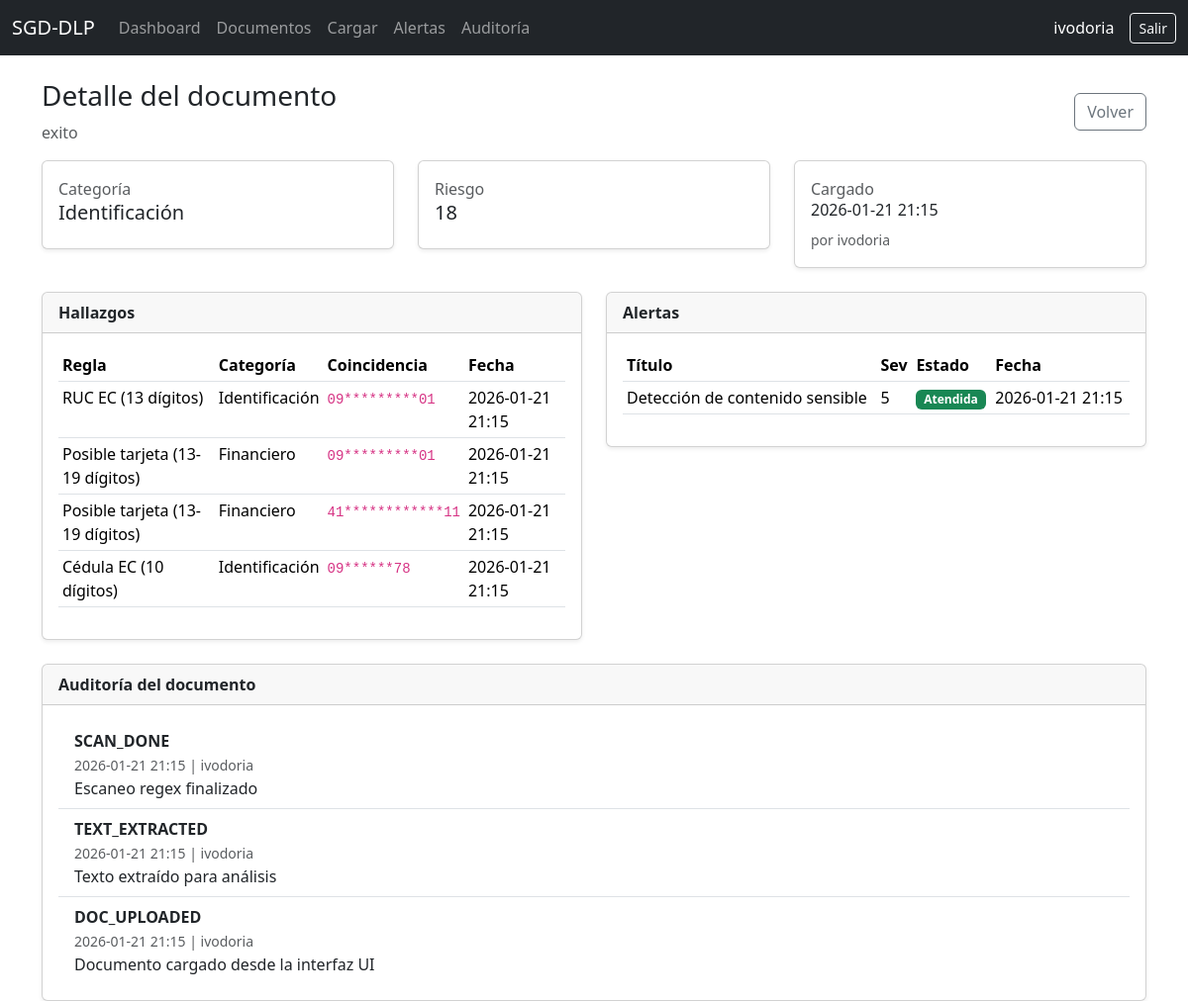
The page /documents/2/ (signed in) on the database its author committed.
### documents/models.py (models this page shows, shortened)
class Document(models.Model):
    original_name = models.CharField(max_length=255)
    file = models.FileField(upload_to="docs/")
    uploaded_by = models.ForeignKey(settings.AUTH_USER_MODEL, on_delete=models.PROTECT)
    uploaded_at = models.DateTimeField(auto_now_add=True)
    extracted_text = models.TextField(blank=True)  # para MVP; en prod podrías no guardarlo
    classified_category = models.ForeignKey(
        Category, null=True, blank=True, on_delete=models.SET_NULL, related_name="documents"
    )
    risk_score = models.PositiveSmallIntegerField(default=0)

class Finding(models.Model):
    document = models.ForeignKey(Document, on_delete=models.CASCADE, related_name="findings")
    rule = models.ForeignKey(RegexRule, on_delete=models.PROTECT)
    category = models.ForeignKey(Category, on_delete=models.PROTECT)
    match_text = models.CharField(max_length=200)
    start_index = models.IntegerField()
    end_index = models.IntegerField()
    created_at = models.DateTimeField(auto_now_add=True)
    class Meta:
        permissions = [
            ("view_sensitive_finding", "Puede ver coincidencias completas (sin enmascarar)"),
        ]

### policies/models.py (models this page shows, shortened)
class Category(models.Model):
    name = models.CharField(max_length=120, unique=True)
    description = models.TextField(blank=True)

class RegexRule(models.Model):
    name = models.CharField(max_length=150, unique=True)
    pattern = models.CharField(max_length=500)
    category = models.ForeignKey(Category, on_delete=models.PROTECT, related_name="rules")
    enabled = models.BooleanField(default=True)
    severity = models.PositiveSmallIntegerField(default=3)

### alerts/models.py (models this page shows, shortened)
class Alert(models.Model):
    STATUS_CHOICES = [
        ("OPEN", "Open"),
        ("ACK", "Acknowledged"),
        ("CLOSED", "Closed"),
    ]
    document = models.ForeignKey(Document, on_delete=models.CASCADE, related_name="alerts")
    title = models.CharField(max_length=200)
    severity = models.PositiveSmallIntegerField(default=3)
    details = models.TextField(blank=True)
    status = models.CharField(max_length=10, choices=STATUS_CHOICES, default="OPEN")
    created_at = models.DateTimeField(auto_now_add=True)
    class Meta:
        permissions = [
            ("ack_alert", "Puede atender/acknowledge alertas"),
        ]

### audit/models.py (models this page shows, shortened)
class AuditEvent(models.Model):
    event_type = models.CharField(max_length=80)  # e.g., DOC_UPLOADED, SCAN_DONE, ALERT_CREATED
    actor = models.ForeignKey(settings.AUTH_USER_MODEL, null=True, blank=True, on_delete=models.SET_NULL)
    object_type = models.CharField(max_length=80, blank=True)
    object_id = models.CharField(max_length=80, blank=True)
    message = models.TextField(blank=True)
    meta_json = models.JSONField(default=dict, blank=True)
    created_at = models.DateTimeField(auto_now_add=True)

### ui/views.py (the view)
# urls.py: path("documents/<int:doc_id>/", views.document_detail, name="document_detail"),
@login_required
def document_detail(request, doc_id: int):
    doc = get_object_or_404(
        Document.objects.select_related("classified_category", "uploaded_by"),
        id=doc_id
    )
    findings = (
        doc.findings
        .select_related("rule", "category")
        .order_by("-created_at")
    )
    alerts = (
        doc.alerts
        .order_by("-created_at")
    )
    events = (
        AuditEvent.objects
        .filter(object_type="Document", object_id=str(doc.id))
        .select_related("actor")
        .order_by("-created_at")[:30]
    )
    context = {
        "doc": doc,
        "findings": findings,
        "alerts": alerts,
        "events": events,
    }
    return render(request, "ui/document_detail.html", context)

### ui/templatetags/mask.py (called while the page is built)
@register.filter
def mask(value):
    if not value:
        return value
    value = str(value)
    if len(value) < 4:
        return value
    return value[:2] + "*" * (len(value) - 4) + value[-2:]

### ui/templates/ui/document_detail.html (shortened to what this page needs)
{% extends "ui/base.html" %}
{% load mask %}
{% block content %}
<div class="d-flex justify-content-between align-items-center mb-3">
  <div>
    <h3>Detalle del documento</h3>
    <div class="text-muted">{{ doc.original_name }}</div>
  </div>
  <a class="btn btn-outline-secondary" href="{% url 'documents_list' %}">Volver</a>
</div>
<div class="row mb-4">
  <div class="col-md-4">
    <div class="card shadow-sm">
      <div class="card-body">
        <div class="text-muted">Categoría</div>
        <h5>{{ doc.classified_category.name|default:"—" }}</h5>
      </div>
    </div>
  </div>
  <div class="col-md-4">
    <div class="card shadow-sm">
      <div class="card-body">
        <div class="text-muted">Riesgo</div>
        <h5>{{ doc.risk_score }}</h5>
      </div>
    </div>
  </div>
  <div class="col-md-4">
    <div class="card shadow-sm">
      <div class="card-body">
        <div class="text-muted">Cargado</div>
        <h6>{{ doc.uploaded_at|date:"Y-m-d H:i" }}</h6>
        <small class="text-muted">por {{ doc.uploaded_by.username }}</small>
      </div>
    </div>
  </div>
</div>
<div class="row">
  <div class="col-md-6 mb-4">
    <div class="card shadow-sm">
      <div class="card-header"><strong>Hallazgos</strong></div>
      <div class="card-body">
        {% if findings %}
          <table class="table table-sm">
            <thead>
              <tr>
                <th>Regla</th>
                <th>Categoría</th>
                <th>Coincidencia</th>
                <th>Fecha</th>
              </tr>
            </thead>
            <tbody>
              {% for f in findings %}
              <tr>
                <td>{{ f.rule.name }}</td>
                <td>{{ f.category.name }}</td>
                <td><code>{{ f.match_text|mask }}</code></td>
                <td>{{ f.created_at|date:"Y-m-d H:i" }}</td>
              </tr>
              {% endfor %}
            </tbody>
          </table>
        {% else %}
          <div class="text-muted">Sin hallazgos.</div>
        {% endif %}
      </div>
    </div>
  </div>
  <div class="col-md-6 mb-4">
    <div class="card shadow-sm">
      <div class="card-header"><strong>Alertas</strong></div>
      <div class="card-body">
        {% if alerts %}
          <table class="table table-sm">
            <thead>
              <tr>
                <th>Título</th>
                <th>Sev</th>
                <th>Estado</th>
                <th>Fecha</th>
              </tr>
            </thead>
            <tbody>
              {% for a in alerts %}
              <tr>
                <td>{{ a.title }}</td>
                <td>{{ a.severity }}</td>
                <td>
                  {% if a.status == "OPEN" and perms.alerts.ack_alert %}
                    <form method="post" action="{% url 'alert_ack' a.id %}">
                      {% csrf_token %}
                      <button class="btn btn-sm btn-outline-danger">
                        Marcar como atendida
                      </button>
                    </form>
                  {% else %}
                    <span class="badge text-bg-success">Atendida</span>
                  {% endif %}
                </td>
                <td>{{ a.created_at|date:"Y-m-d H:i" }}</td>
              </tr>
              {% endfor %}
            </tbody>
          </table>
        {% else %}
          <div class="text-muted">Sin alertas.</div>
        {% endif %}
      </div>
    </div>
  </div>
</div>
<div class="card shadow-sm">
  <div class="card-header"><strong>Auditoría del documento</strong></div>
  <div class="card-body">
    {% if events %}
      <ul class="list-group list-group-flush">
        {% for e in events %}
          <li class="list-group-item">
            <strong>{{ e.event_type }}</strong>
            <br>
            <small class="text-muted">
              {{ e.created_at|date:"Y-m-d H:i" }}{% if e.actor %} | {{ e.actor.username }}{% endif %}
            </small>
            {% if e.message %}
              <div>{{ e.message }}</div>
            {% endif %}
          </li>
        {% endfor %}
      </ul>
    {% else %}
      <div class="text-muted">Sin eventos.</div>
    {% endif %}
  </div>
</div>
{% endblock %}

### ui/templates/ui/base.html (shortened to what this page needs)
<!doctype html>
<html lang="es">
<head>
  <link href="https://cdn.jsdelivr.net/npm/bootstrap@5.3.3/dist/css/bootstrap.min.css" rel="stylesheet">
</head>
<body>
<nav class="navbar navbar-expand-lg navbar-dark bg-dark">
  <div class="container-fluid">
    <a class="navbar-brand" href="{% url 'dashboard' %}">SGD-DLP</a>
    <div class="collapse navbar-collapse">
      <ul class="navbar-nav me-auto">
        <li class="nav-item"><a class="nav-link" href="{% url 'dashboard' %}">Dashboard</a></li>
        <li class="nav-item"><a class="nav-link" href="{% url 'documents_list' %}">Documentos</a></li>
        <li class="nav-item"><a class="nav-link" href="{% url 'document_upload' %}">Cargar</a></li>
        <li class="nav-item"><a class="nav-link" href="{% url 'alerts_list' %}">Alertas</a></li>
        <li class="nav-item"><a class="nav-link" href="{% url 'audit_list' %}">Auditoría</a></li>
      </ul>
      <span class="navbar-text text-white me-3">
        {{ request.user.username }}
      </span>
      <form method="post" action="{% url 'logout' %}" class="d-inline">
  <button type="submit" class="btn btn-outline-light btn-sm">
    Salir
  </button>
</form>
    </div>
  </div>
</nav>
<main class="container mt-4">
  {% block content %}{% endblock %}
</main>
</body>
</html>

### rows shown on the page
Document: original_name "exito", classified_category.name "Identificación", risk_score "18", uploaded_at "2026-01-21 21:15", uploaded_by.username "ivodoria"
Finding: rule.name "RUC EC (13 dígitos)", category.name "Identificación", match_text|mask "09*********01", created_at "2026-01-21 21:15"
Finding: rule.name "Posible tarjeta (13-19 dígitos)", category.name "Financiero", match_text|mask "09*********01", created_at "2026-01-21 21:15"
Finding: rule.name "Posible tarjeta (13-19 dígitos)", category.name "Financiero", match_text|mask "41************11", created_at "2026-01-21 21:15"
Finding: rule.name "Cédula EC (10 dígitos)", category.name "Identificación", match_text|mask "09******78", created_at "2026-01-21 21:15"
Alert: title "Detección de contenido sensible", severity "5", status "Atendida", created_at "2026-01-21 21:15"
AuditEvent: event_type "SCAN_DONE", created_at "2026-01-21 21:15", actor.username "ivodoria", message "Escaneo regex finalizado"
AuditEvent: event_type "TEXT_EXTRACTED", created_at "2026-01-21 21:15", actor.username "ivodoria", message "Texto extraído para análisis"
AuditEvent: event_type "DOC_UPLOADED", created_at "2026-01-21 21:15", actor.username "ivodoria", message "Documento cargado desde la interfaz UI"

### other values the page prints
{{ request.user.username }} "ivodoria"
